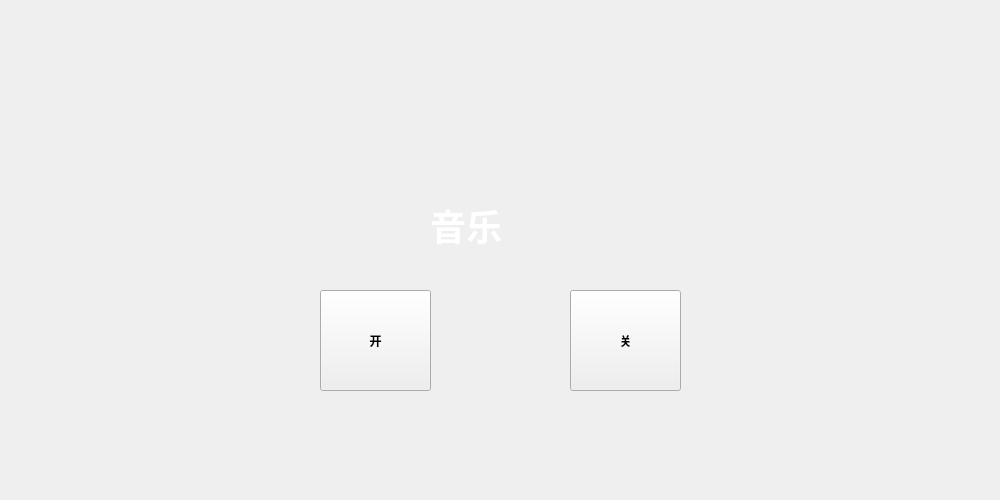
<?xml version="1.0" encoding="UTF-8"?>
<ui version="4.0">
 <class>mymusic</class>
 <widget class="QWidget" name="mymusic">
  <property name="geometry">
   <rect>
    <x>0</x>
    <y>0</y>
    <width>1000</width>
    <height>500</height>
   </rect>
  </property>
  <property name="windowTitle">
   <string>流浪地球</string>
  </property>
  <widget class="QLabel" name="label">
   <property name="geometry">
    <rect>
     <x>430</x>
     <y>190</y>
     <width>141</width>
     <height>71</height>
    </rect>
   </property>
   <property name="font">
    <font>
     <pointsize>27</pointsize>
     <weight>75</weight>
     <bold>true</bold>
    </font>
   </property>
   <property name="styleSheet">
    <string notr="true">color: rgb(255, 255, 255);</string>
   </property>
   <property name="text">
    <string>音乐</string>
   </property>
   <property name="textFormat">
    <enum>Qt::AutoText</enum>
   </property>
  </widget>
  <widget class="QPushButton" name="p1">
   <property name="geometry">
    <rect>
     <x>320</x>
     <y>290</y>
     <width>111</width>
     <height>101</height>
    </rect>
   </property>
   <property name="font">
    <font>
     <family>微软雅黑</family>
     <weight>75</weight>
     <bold>true</bold>
    </font>
   </property>
   <property name="text">
    <string>开</string>
   </property>
  </widget>
  <widget class="QPushButton" name="p2">
   <property name="geometry">
    <rect>
     <x>570</x>
     <y>290</y>
     <width>111</width>
     <height>101</height>
    </rect>
   </property>
   <property name="font">
    <font>
     <family>微软雅黑</family>
     <weight>75</weight>
     <bold>true</bold>
    </font>
   </property>
   <property name="text">
    <string>关</string>
   </property>
  </widget>
 </widget>
 <resources/>
 <connections/>
</ui>
